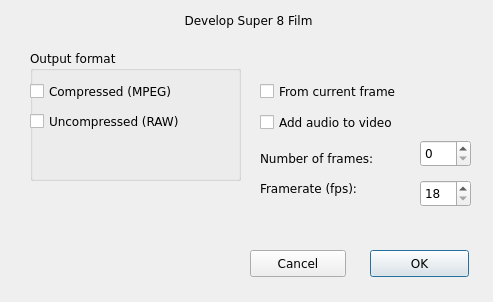
<?xml version="1.0" encoding="UTF-8"?>
<ui version="4.0">
 <class>DevelopDialog</class>
 <widget class="QDialog" name="DevelopDialog">
  <property name="geometry">
   <rect>
    <x>0</x>
    <y>0</y>
    <width>493</width>
    <height>302</height>
   </rect>
  </property>
  <property name="font">
   <font>
    <family>DejaVu Sans</family>
    <pointsize>9</pointsize>
   </font>
  </property>
  <property name="windowTitle">
   <string>Develop Roll</string>
  </property>
  <widget class="QSpinBox" name="spinBox">
   <property name="geometry">
    <rect>
     <x>420</x>
     <y>180</y>
     <width>51</width>
     <height>27</height>
    </rect>
   </property>
   <property name="minimum">
    <number>18</number>
   </property>
   <property name="maximum">
    <number>24</number>
   </property>
   <property name="singleStep">
    <number>6</number>
   </property>
  </widget>
  <widget class="QGroupBox" name="groupBox">
   <property name="geometry">
    <rect>
     <x>30</x>
     <y>50</y>
     <width>211</width>
     <height>131</height>
    </rect>
   </property>
   <property name="title">
    <string>Output format</string>
   </property>
   <widget class="QCheckBox" name="MPEGcheckBox">
    <property name="geometry">
     <rect>
      <x>0</x>
      <y>30</y>
      <width>181</width>
      <height>22</height>
     </rect>
    </property>
    <property name="text">
     <string>Compressed (MPEG)</string>
    </property>
    <property name="autoExclusive">
     <bool>true</bool>
    </property>
   </widget>
   <widget class="QCheckBox" name="RAWcheckBox">
    <property name="geometry">
     <rect>
      <x>0</x>
      <y>60</y>
      <width>181</width>
      <height>22</height>
     </rect>
    </property>
    <property name="text">
     <string>Uncompressed (RAW)</string>
    </property>
    <property name="autoExclusive">
     <bool>true</bool>
    </property>
   </widget>
  </widget>
  <widget class="QLabel" name="label">
   <property name="geometry">
    <rect>
     <x>260</x>
     <y>180</y>
     <width>131</width>
     <height>17</height>
    </rect>
   </property>
   <property name="text">
    <string>Framerate (fps):</string>
   </property>
  </widget>
  <widget class="QPushButton" name="pushButton">
   <property name="geometry">
    <rect>
     <x>370</x>
     <y>250</y>
     <width>99</width>
     <height>27</height>
    </rect>
   </property>
   <property name="text">
    <string>OK</string>
   </property>
  </widget>
  <widget class="QCheckBox" name="CurrentFrameBox">
   <property name="geometry">
    <rect>
     <x>260</x>
     <y>80</y>
     <width>171</width>
     <height>22</height>
    </rect>
   </property>
   <property name="text">
    <string>From current frame</string>
   </property>
  </widget>
  <widget class="QSpinBox" name="Number_of_Frames">
   <property name="geometry">
    <rect>
     <x>420</x>
     <y>140</y>
     <width>51</width>
     <height>27</height>
    </rect>
   </property>
   <property name="maximum">
    <number>3600</number>
   </property>
   <property name="singleStep">
    <number>10</number>
   </property>
  </widget>
  <widget class="QLabel" name="label_2">
   <property name="geometry">
    <rect>
     <x>260</x>
     <y>150</y>
     <width>151</width>
     <height>17</height>
    </rect>
   </property>
   <property name="text">
    <string>Number of frames:</string>
   </property>
  </widget>
  <widget class="QPushButton" name="CancelButton">
   <property name="geometry">
    <rect>
     <x>250</x>
     <y>250</y>
     <width>96</width>
     <height>27</height>
    </rect>
   </property>
   <property name="text">
    <string>Cancel</string>
   </property>
  </widget>
  <widget class="QCheckBox" name="checkBox_4">
   <property name="geometry">
    <rect>
     <x>260</x>
     <y>110</y>
     <width>201</width>
     <height>24</height>
    </rect>
   </property>
   <property name="text">
    <string>Add audio to video</string>
   </property>
  </widget>
  <widget class="QLabel" name="TitleLabel">
   <property name="geometry">
    <rect>
     <x>33</x>
     <y>10</y>
     <width>431</width>
     <height>20</height>
    </rect>
   </property>
   <property name="text">
    <string>Develop Super 8 Film</string>
   </property>
   <property name="alignment">
    <set>Qt::AlignmentFlag::AlignCenter</set>
   </property>
  </widget>
 </widget>
 <resources/>
 <connections>
  <connection>
   <sender>pushButton</sender>
   <signal>clicked()</signal>
   <receiver>DevelopDialog</receiver>
   <slot>accept()</slot>
   <hints>
    <hint type="sourcelabel">
     <x>444</x>
     <y>250</y>
    </hint>
    <hint type="destinationlabel">
     <x>190</x>
     <y>163</y>
    </hint>
   </hints>
  </connection>
  <connection>
   <sender>CancelButton</sender>
   <signal>clicked()</signal>
   <receiver>DevelopDialog</receiver>
   <slot>close()</slot>
   <hints>
    <hint type="sourcelabel">
     <x>261</x>
     <y>265</y>
    </hint>
    <hint type="destinationlabel">
     <x>180</x>
     <y>264</y>
    </hint>
   </hints>
  </connection>
 </connections>
</ui>
